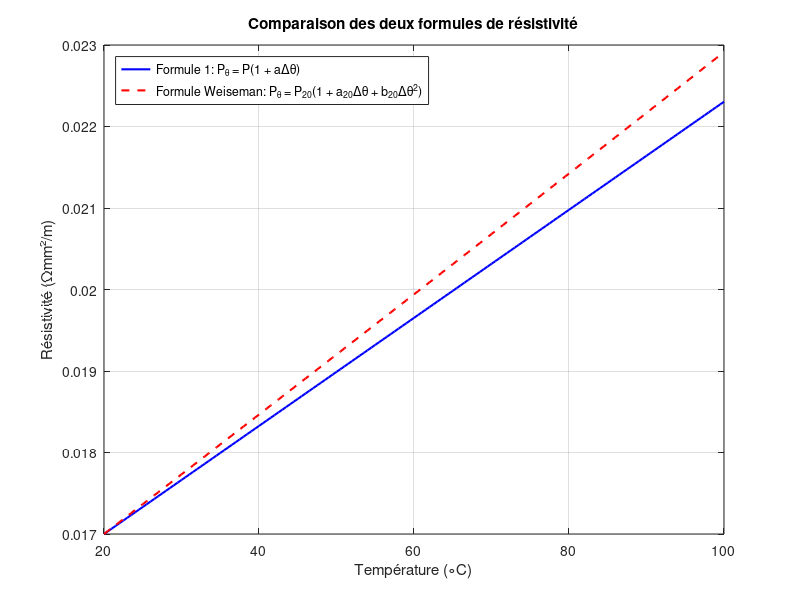

The MATLAB source for this figure:
% Constantes
P = 0.017;
a = 0.0039;

P20 = 0.017; % Résistivité initiale à 20°C en Ωmm²/m pour Weiseman
a20 = 4.3e-3; % Coefficient de température en K^-1 pour Weiseman
b20 = 0.6e-6; % Coefficient quadratique en K^-2 pour Weiseman

% Tableau de températures
theta = 20:0.5:100;

% Calcul de Δθ
delta_theta = theta - 20;

% Calcul de P_theta selon la première formule
P_theta_1 = P * (1 + a * delta_theta);

% Calcul de P_theta selon la formule de Weiseman
P_theta_2 = P20 * (1 + a20 * delta_theta + b20 * delta_theta.^2);

% Tracé des deux courbes
figure;
plot(theta, P_theta_1, 'b-', 'LineWidth', 1.5);
hold on;
plot(theta, P_theta_2, 'r--', 'LineWidth', 1.5);
hold off;

% Ajout des labels et de la légende
xlabel('Température (\circC)');
ylabel('Résistivité (Ωmm²/m)');
legend('Formule 1: P_\theta = P(1 + a\Delta\theta)', ...
    'Formule Weiseman: P_\theta = P_{20}(1 + a_{20}\Delta\theta + b_{20}\Delta\theta^2)', ...
    'Location', 'northwest');
title('Comparaison des deux formules de résistivité');
grid on;